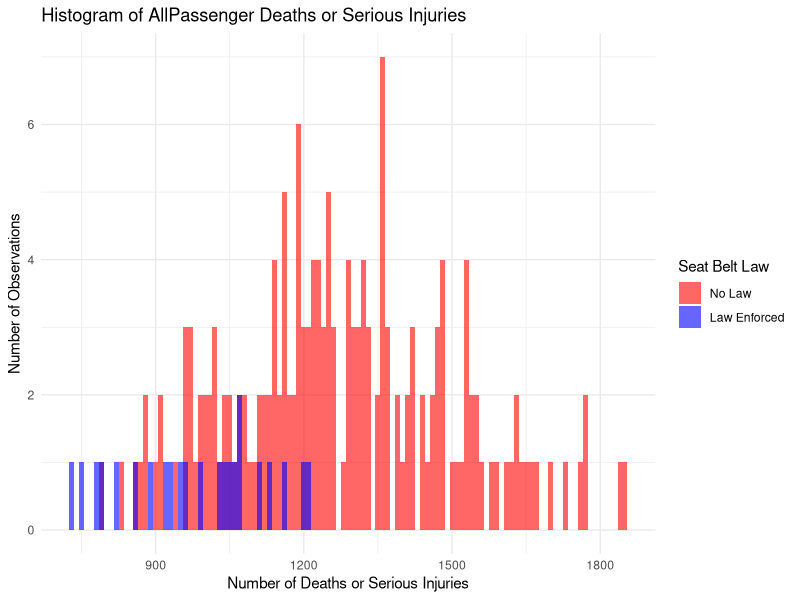
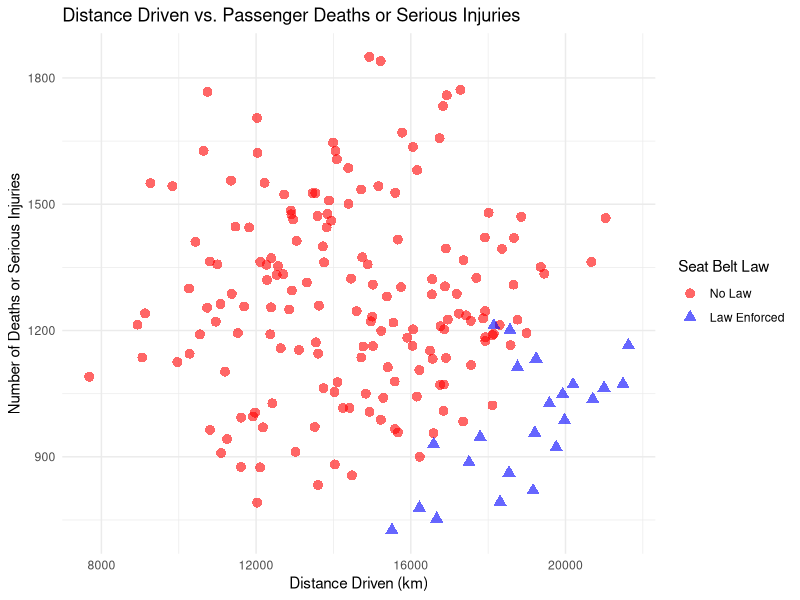
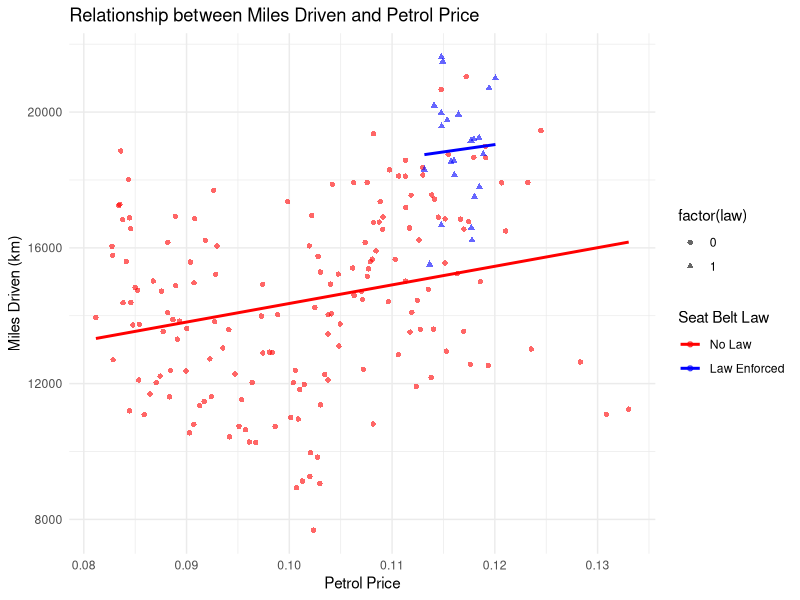
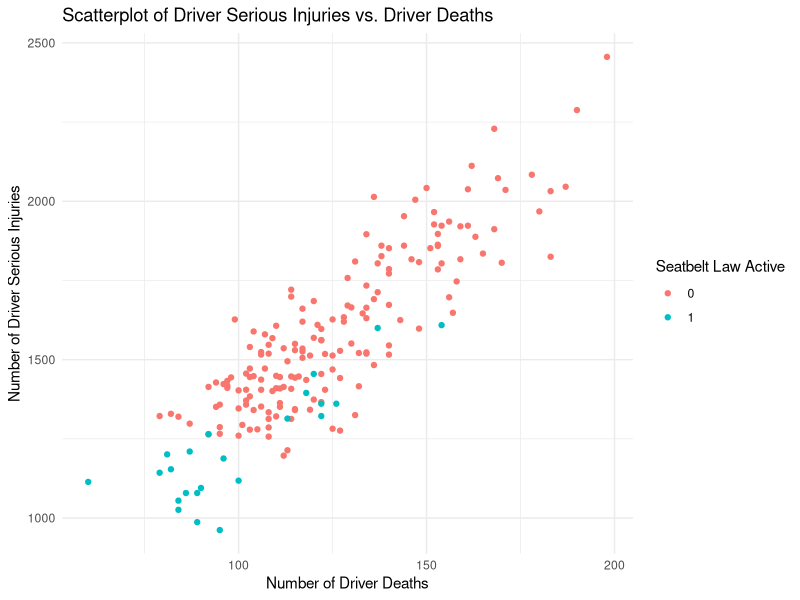
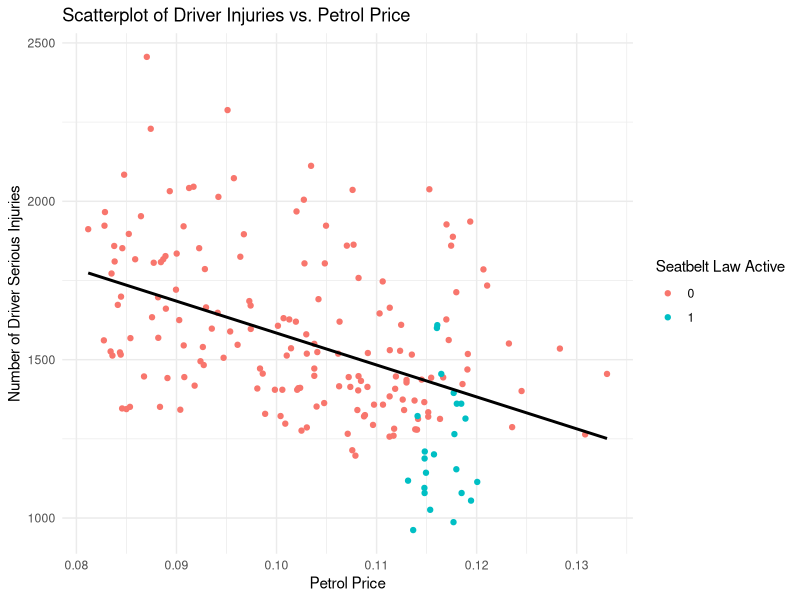

Reproduce these figures in R, in order.
## ---- chunk 1
library(ggplot2)
## ---- chunk 2
sb = as.data.frame(Seatbelts)
sb$law = as.factor(sb$law)
## ---- chunk 3
sb$DriversInjured = sb$drivers - sb$DriversKilled 
## ---- chunk 4
# Displaying the first few rows of the dataset to confirm the addition of our new column
head(sb)
## ---- chunk 5
# Check for any rows where DriversInjured has negative values
negative_values <- sum(sb$DriversInjured < 0)

# Displaying the summary statistics for DriversInjured
summary_stats <- summary(sb$DriversInjured)

negative_values
summary_stats
## ---- chunk 6
# Adding the new variable
sb$AllPassenger = sb$front + sb$rear

# Confirming the variable was added correctly by displaying the first few rows
head(sb[, c("front", "rear", "AllPassenger")])
## ---- chunk 7
ggplot(data=sb, aes(x=AllPassenger, fill=factor(law))) +
  geom_histogram(binwidth=10, position="identity", alpha=0.6) +
  scale_fill_manual(values=c("red", "blue"), name="Seat Belt Law", 
                    breaks=c(0, 1),
                    labels=c("No Law", "Law Enforced")) +
  labs(title="Histogram of AllPassenger Deaths or Serious Injuries",
       x="Number of Deaths or Serious Injuries",
       y="Number of Observations") +
  theme_minimal()

## ---- chunk 8
# Creating the scatterplot
ggplot(data=sb, aes(x=kms, y=AllPassenger, color=factor(law), shape=factor(law))) +
  geom_point(alpha=0.6, size=3) +
  scale_color_manual(values=c("red", "blue"), name="Seat Belt Law", 
                     breaks=c(0, 1),
                     labels=c("No Law", "Law Enforced")) +
  scale_shape_manual(values=c(16, 17), name="Seat Belt Law", 
                     breaks=c(0, 1),
                     labels=c("No Law", "Law Enforced")) +
  labs(title="Distance Driven vs. Passenger Deaths or Serious Injuries",
       x="Distance Driven (km)",
       y="Number of Deaths or Serious Injuries") +
  theme_minimal()
## ---- chunk 9
# Scatterplot with lines of best fit
ggplot(data=sb, aes(x=PetrolPrice, y=kms, color=factor(law))) +
  geom_point(aes(shape=factor(law)), alpha=0.6) +
  geom_smooth(aes(group=factor(law)), method="lm", se=FALSE) +
  scale_color_manual(values=c("red", "blue"), name="Seat Belt Law", 
                     breaks=c(0, 1),
                     labels=c("No Law", "Law Enforced")) +
  labs(title="Relationship between Miles Driven and Petrol Price",
       x="Petrol Price",
       y="Miles Driven (km)") +
  theme_minimal()
## ---- chunk 10
totalMonth = length(sb$law)
lawMonths = sum(sb$law == 1)

totalMonth
lawMonths

## ---- chunk 11
deadMonth = sum(sb$DriversKilled >=100)
(deadMonth/length(sb$DriversKilled)) * 100
## ---- chunk 12
deadVan = sum(sb$VanKilled >= 10)
(deadVan/length(sb$VanKilled)) * 100
## ---- chunk 13
deadlyforOne <- sum(sb$DriversKilled >= 100 | sb$VanKilled >= 10)

deadlyforTwo <- sum(sb$DriversKilled >= 100 & sb$VanKilled >= 10)

propdeadlyForOne <- (deadlyforOne/length(sb$DriversKilled)) * 100

propdeadlyForTwo <- (deadlyforTwo/length(sb$DriversKilled)) * 100

propdeadlyForOne
propdeadlyForTwo
## ---- chunk 14
priya = (sum(sb$DriversKilled >=90) - deadMonth)
priya

## ---- chunk 15
# Create a subset with observations when the law was active
withlaw <- subset(sb, law == 1)

# Create a subset with observations before the law was active
withoutlaw <- subset(sb, law == 0)
## ---- chunk 16
# Check the number of observations
total_obs <- nrow(sb)
withlaw_obs <- nrow(withlaw)
withoutlaw_obs <- nrow(withoutlaw)

# Check for any law == 1 observations in withoutlaw dataset and vice versa
law_violation_without <- sum(withoutlaw$law == 1)
law_violation_with <- sum(withlaw$law == 0)

total_obs
withlaw_obs
withoutlaw_obs
law_violation_without
law_violation_with
## ---- chunk 17
summary_withoutlaw <- summary(withoutlaw$DriversInjured)
summary_withlaw <- summary(withlaw$DriversInjured)

summary_withoutlaw
summary_withlaw
## ---- chunk 18
ggplot(data = sb, aes(x = DriversKilled, y = DriversInjured, color = as.factor(law))) +
  geom_point() +
  labs(
    x = "Number of Driver Deaths",
    y = "Number of Driver Serious Injuries",
    title = "Scatterplot of Driver Serious Injuries vs. Driver Deaths",
    color = "Seatbelt Law Active"
  ) +
  theme_minimal()
## ---- chunk 19
ggplot(data = sb, aes(x = PetrolPrice, y = DriversInjured)) +
  geom_point(aes(color = as.factor(law))) +
  geom_smooth(method = "lm", se = FALSE, color = "black") +
  labs(
    x = "Petrol Price",
    y = "Number of Driver Serious Injuries",
    title = "Scatterplot of Driver Injuries vs. Petrol Price",
    color = "Seatbelt Law Active"
  ) +
  theme_minimal()
